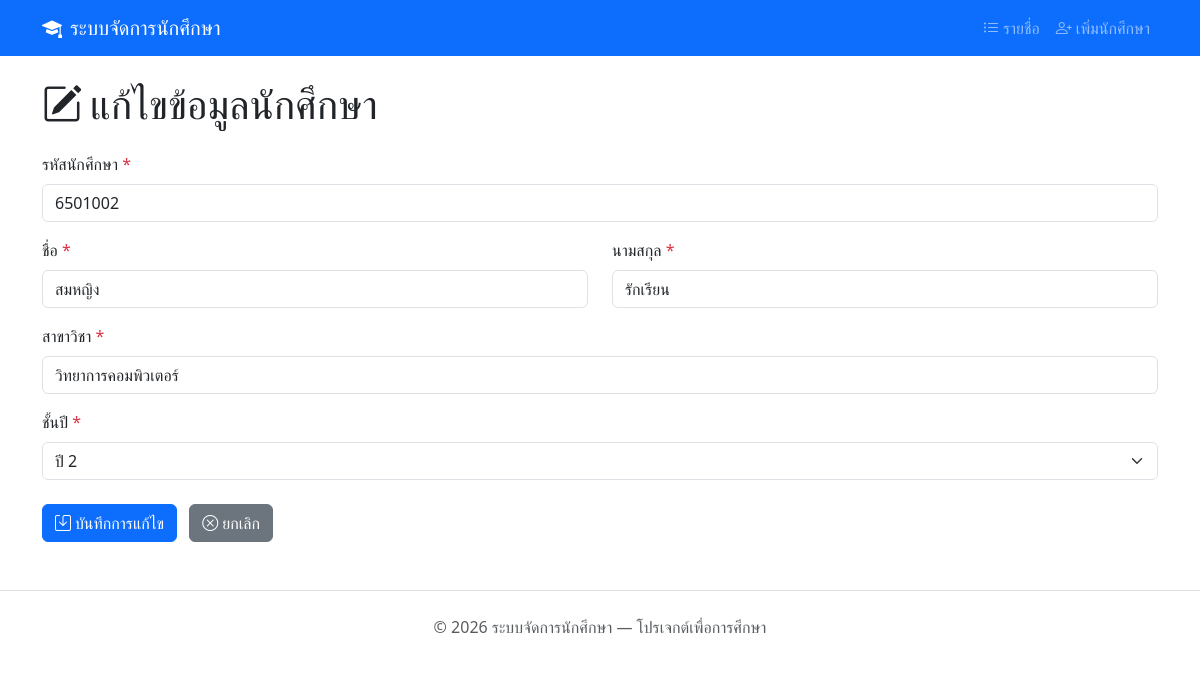
Page /edit.php?id=2 on the committed database.
### tables this page shows
CREATE TABLE students (
    id          INT             AUTO_INCREMENT PRIMARY KEY   COMMENT 'รหัสอัตโนมัติ',
    student_id  VARCHAR(10)     NOT NULL UNIQUE              COMMENT 'รหัสนักศึกษา',
    first_name  VARCHAR(100)    NOT NULL                     COMMENT 'ชื่อ',
    last_name   VARCHAR(100)    NOT NULL                     COMMENT 'นามสกุล',
    major       VARCHAR(100)    NOT NULL                     COMMENT 'สาขาวิชา',
    year        INT             NOT NULL                     COMMENT 'ชั้นปี (1-4)',
    created_at  TIMESTAMP       DEFAULT CURRENT_TIMESTAMP    COMMENT 'วันที่สร้างรายการ'
);

### edit.php (the view, shortened to what this page needs)
<?php
require_once __DIR__ . '/config/db.php';
$id = isset($_GET['id']) ? (int)$_GET['id'] : 0;
$stmt = $pdo->prepare("SELECT * FROM students WHERE id = :id");
$stmt->execute([':id' => $id]);
$student = $stmt->fetch();
$student_id = $student['student_id'];
$first_name = $student['first_name'];
$last_name  = $student['last_name'];
$major      = $student['major'];
$year       = (string)$student['year'];
require_once __DIR__ . '/includes/header.php';
?>
<h1 class="mb-4"><i class="bi bi-pencil-square me-2"></i>แก้ไขข้อมูลนักศึกษา</h1>
<form action="edit.php?id=<?= $id; ?>" method="POST" novalidate>
    <div class="mb-3">
        <label for="student_id" class="form-label">รหัสนักศึกษา <span class="text-danger">*</span></label>
        <input type="text" class="form-control" id="student_id" name="student_id"
               value="<?= htmlspecialchars($student_id); ?>"
               maxlength="10" required>
    </div>
    <div class="row">
        <div class="col-md-6 mb-3">
            <label for="first_name" class="form-label">ชื่อ <span class="text-danger">*</span></label>
            <input type="text" class="form-control" id="first_name" name="first_name"
                   value="<?= htmlspecialchars($first_name); ?>"
                   maxlength="100" required>
        </div>
        <div class="col-md-6 mb-3">
            <label for="last_name" class="form-label">นามสกุล <span class="text-danger">*</span></label>
            <input type="text" class="form-control" id="last_name" name="last_name"
                   value="<?= htmlspecialchars($last_name); ?>"
                   maxlength="100" required>
        </div>
    </div>
    <div class="mb-3">
        <label for="major" class="form-label">สาขาวิชา <span class="text-danger">*</span></label>
        <input type="text" class="form-control" id="major" name="major"
               value="<?= htmlspecialchars($major); ?>"
               maxlength="100" required>
    </div>
    <div class="mb-3">
        <label for="year" class="form-label">ชั้นปี <span class="text-danger">*</span></label>
        <select class="form-select" id="year" name="year" required>
            <option value="2" <?= ($year === '2') ? 'selected' : ''; ?>>ปี 2</option>
        </select>
    </div>
    <div class="mt-4">
        <button type="submit" class="btn btn-primary">
            <i class="bi bi-save me-1"></i>บันทึกการแก้ไข
        </button>
        <a href="index.php" class="btn btn-secondary ms-2">
            <i class="bi bi-x-circle me-1"></i>ยกเลิก
        </a>
    </div>
</form>
<?php
require_once __DIR__ . '/includes/footer.php';
?>

### rows in the picture
students: student_id "6501002", first_name "สมหญิง", last_name "รักเรียน", major "วิทยาการคอมพิวเตอร์", year "ปี 2"
